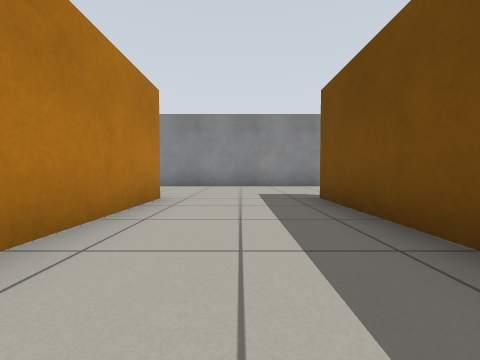
View 1 (above)

16 first-person views from a walk through a Gazebo world. The camera is 0.5 m above the floor, tilts 2° down and sees 90° across. The floor is counted in squares, 1 m on a side. Each view is taken from the middle of a square. On the plan, view 1 faces up. The plan holds only what a view shows up to about 9 squares ahead; the rest is blank.

View 2
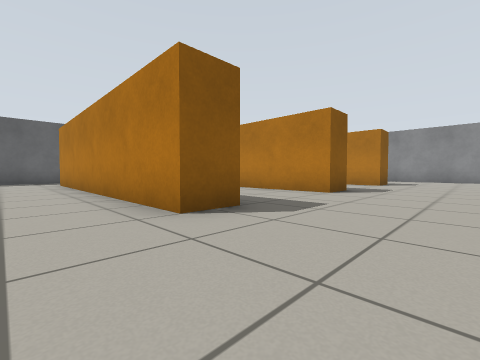

View 3
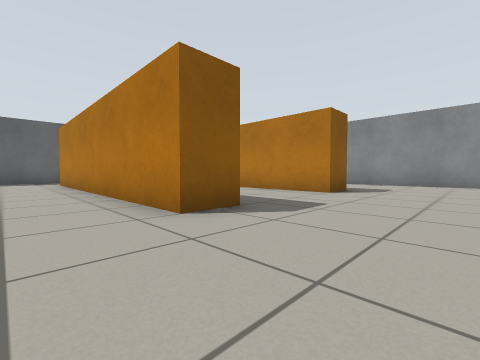

View 4
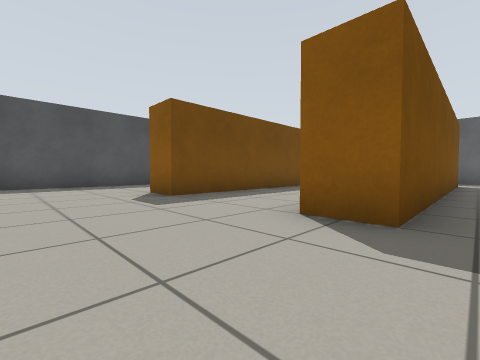

View 5
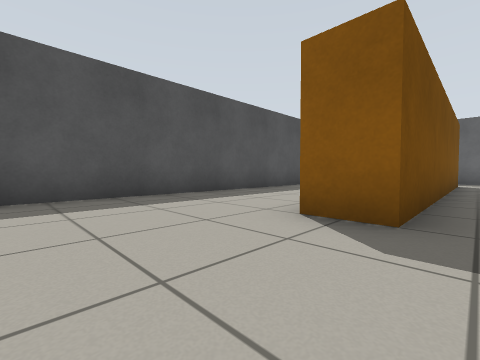

View 6
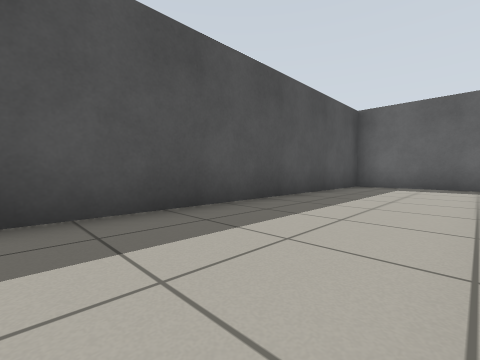

View 7
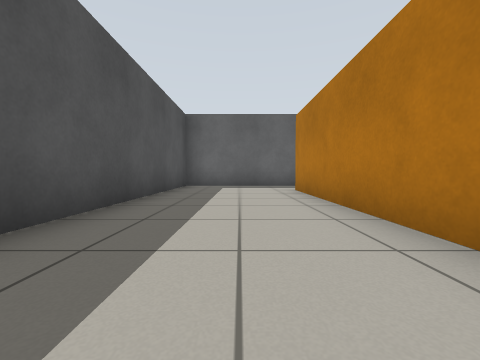

View 8
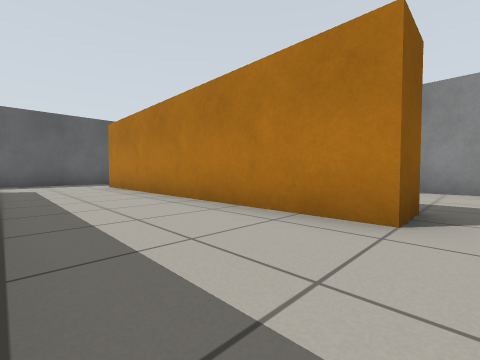

View 9
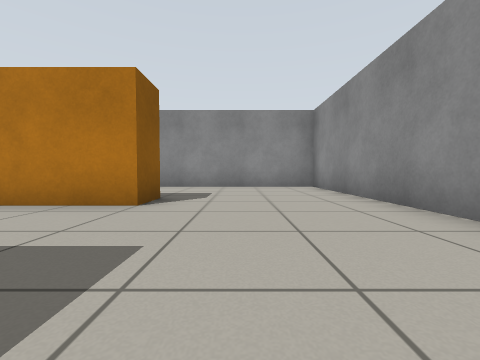

View 10
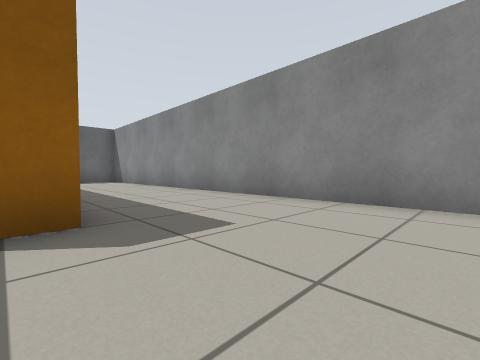

View 11
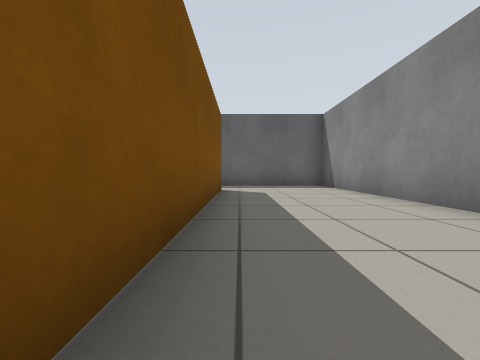

View 12
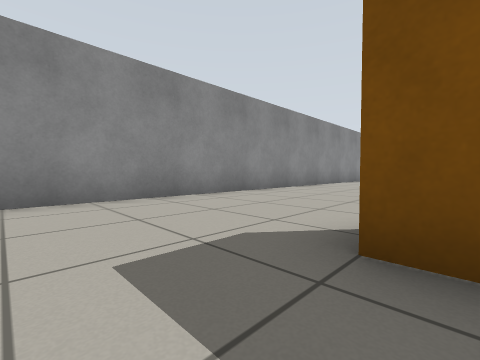

View 13
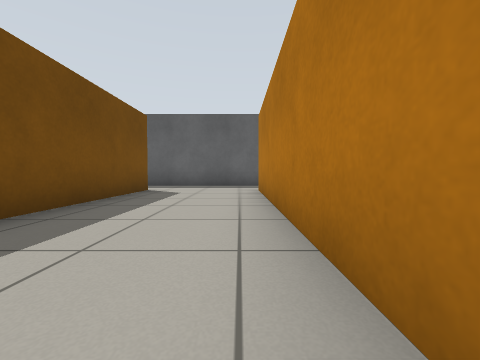

View 14
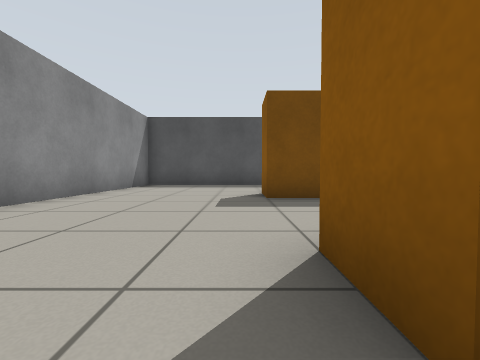

View 15
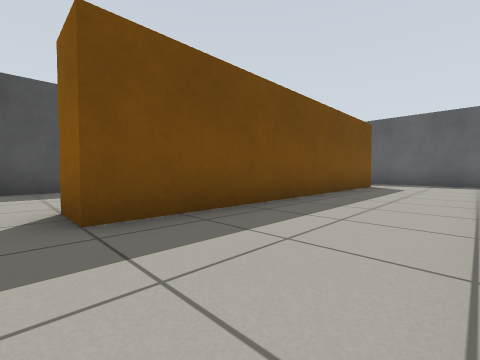

View 16
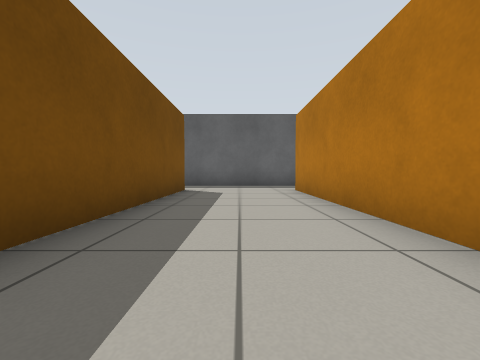

### Floor plan
Points are (right, up) in squares from view 1. A wall is a line through its corners. A room is listed if a view was taken in it or the views show most of it. See-through windows are left out.
Room 1 (views 1, 2, 3, 4, 5, 6, 7, 8, 9, 10, 11, 12, 13, 14, 15, 16)
walls: (-6.6, 4.5) (-5.5, 4.5) (-5.5, -3.5); (-2.5, -3.5) (-2.5, 4.5) (-1.5, 4.5) (-1.5, -3.5); (-6.5, -3.5) (-6.5, 1.6); (2.5, 1.6) (2.5, -3.5); (1.5, -3.6) (1.5, 4.5) (2.5, 4.5); (-10.5, -3.5) (-10.5, 4.5) (-9.5, 4.5) (-9.5, -3.5); (-13.9, 8.4) (-13.9, -5.4) (5.9, -5.4) (5.9, 8.4) (-13.9, 8.4)

Where each view was taken, in squares from view 1:
view 1: 0 up, 0 right, facing up
view 2: 7 up, 0 right, facing down-left
view 3: 7 up, 4 left, facing down-left
view 4: 7 up, 3 left, facing down-right
view 5: 7 up, 1 right, facing down-right
view 6: 3 up, 3 right, facing down-right
view 7: 3 up, 4 right, facing down
view 8: 5 up, 7 left, facing down-left
view 9: 6 up, 6 left, facing left
view 10: 7 up, 10 left, facing down-left
view 11: 3 up, 11 left, facing down
view 12: 4 up, 12 left, facing up-right
view 13: 3 up, 5 left, facing down
view 14: 5 up, 3 left, facing right
view 15: 5 up, 1 left, facing down-right
view 16: 3 up, 8 left, facing down
